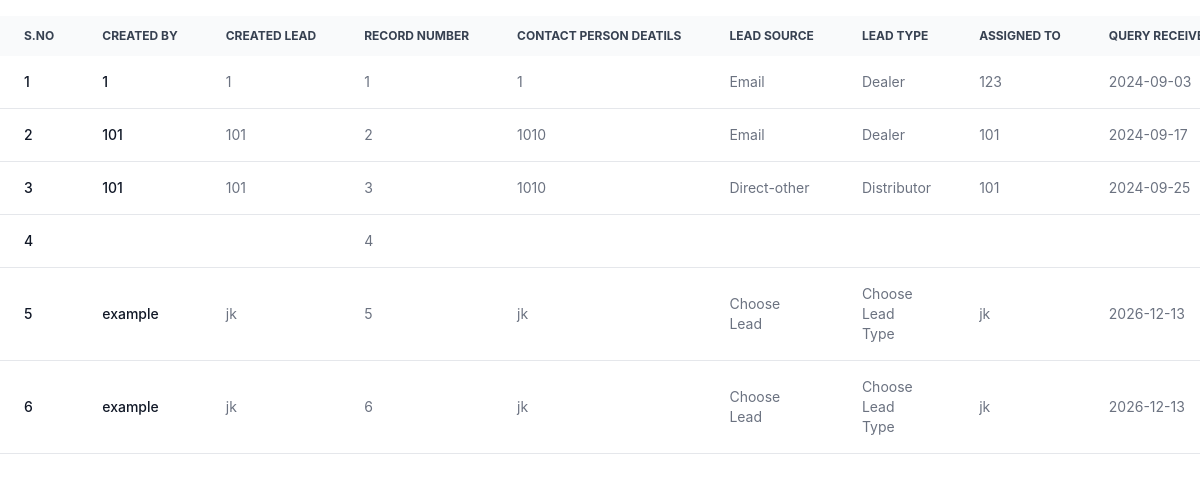
Screenshot of /printer_detail-main/query_report.php (signed in) with the database file from the repository.
### tables this page shows
CREATE TABLE `create_query_form` (
  `record_no` int NOT NULL AUTO_INCREMENT,
  `created_by` varchar(45) DEFAULT NULL,
  `created_lead` varchar(45) DEFAULT NULL,
  `contact_person_details` varchar(45) DEFAULT NULL,
  `lead_source` varchar(45) DEFAULT NULL,
  `lead_type` varchar(45) DEFAULT NULL,
  `assigned_to` varchar(45) DEFAULT NULL,
  `query_received_date` varchar(45) DEFAULT NULL,
  `query_start_date` varchar(45) DEFAULT NULL,
  `query_end_date` varchar(45) DEFAULT NULL,
  `follow_up` varchar(45) DEFAULT NULL,
  `re_query` varchar(45) DEFAULT NULL,
  `re_query_closure_date` varchar(45) DEFAULT NULL,
  `re_query_end_date` varchar(45) DEFAULT NULL,
  `status` varchar(45) DEFAULT NULL,
  PRIMARY KEY (`record_no`)
);

### printer_detail-main/query_report.php (the view, shortened to what this page needs)
<?php
            include("./dbconnection/db.php");
        $sql = "SELECT * FROM for_office.create_query_form;";
        $result = mysqli_query($con,$sql);
?>
<!DOCTYPE html>
<html lang="en">
<head>
    <link href="https://cdn.jsdelivr.net/npm/flowbite@2.5.1/dist/flowbite.min.css" rel="stylesheet" />
</head>
<body>
    <div class="relative overflow-x-auto mt-4 mb-5 ">
        <table class="w-full text-sm text-left rtl:text-right text-gray-500 dark:text-gray-400 ">
            <thead class="text-xs text-gray-700 whitespace-nowrap uppercase bg-gray-50 dark:bg-gray-700 dark:text-gray-400">
                <tr>
                    <th scope="col" class="px-6 py-3">
                        S.No
                    </th>
                    <th scope="col" class="px-6 py-3">
                        Created By
                    </th>
                    <th scope="col" class="px-6 py-3">
                        Created Lead
                    </th>
                    <th scope="col" class="px-6 py-3">
                        Record Number
                    </th>
                    <th scope="col" class="px-6 py-3">
                        Contact Person Deatils
                    </th>
                    <th scope="col" class="px-6 py-3">
                        Lead Source
                    </th>
                    <th scope="col" class="px-6 py-3">
                        Lead Type
                    </th>
                    <th scope="col" class="px-6 py-3">
                        Assigned To
                    </th>
                    <th scope="col" class="px-6 py-3">
                        Query Received Date
                    </th>
                </tr>
            </thead>
            <tbody>
            <?php
                        $i = 0;
                    while ($row = mysqli_fetch_assoc($result)) {
                        $i++;
?>
                <tr class="bg-white border-b dark:bg-g  ray-800 dark:border-gray-700">
                    <th scope="row" class="px-6 py-4 font-medium text-gray-900 whitespace-nowrap dark:text-white">
                        <?php echo   $i;  ?>
                    </th>
                    <th scope="row" class="px-6 py-4 font-medium text-gray-900 whitespace-nowrap dark:text-white">
                        <?php echo  $row['created_by'] ?>
                    </th>
                    <td class="px-6 py-4">
                        <?php echo  $row['created_lead'] ?>
                    </td>
                    <td class="px-6 py-4">
                        <?php echo  $row['record_no'] ?>
                    </td>
                    <td class="px-6 py-4">
                          <?php echo  $row['contact_person_details'] ?>
                    </td>
                    <td class="px-6 py-4">
                        <?php echo  $row['lead_source'] ?>
                    </td>
                    <td class="px-6 py-4">
                        <?php echo  $row['lead_type'] ?>
                    </td>
                    <td class="px-6 py-4">
                        <?php echo  $row['assigned_to'] ?>
                    </td>
                    <td class="px-6 py-4">
                        <?php echo  $row['query_received_date'] ?>
                    </td>
                </tr>
                <?php
                    }
?>
            </tbody>
        </table>
    </div>
</body>
</html>

### rows the page displays
create_query_form: created_by "1", created_lead "1", record_no "1", contact_person_details "1", lead_source "Email", lead_type "Dealer", assigned_to "123", query_received_date "2024-09-03"
create_query_form: created_by "101", created_lead "101", record_no "2", contact_person_details "1010", lead_source "Email", lead_type "Dealer", assigned_to "101", query_received_date "2024-09-17"
create_query_form: created_by "101", created_lead "101", record_no "3", contact_person_details "1010", lead_source "Direct-other", lead_type "Distributor", assigned_to "101", query_received_date "2024-09-25"
create_query_form: record_no "4"
create_query_form: created_by "example", created_lead "jk", record_no "5", contact_person_details "jk", lead_source "Choose Lead", lead_type "Choose Lead Type", assigned_to "jk", query_received_date "2026-12-13"
create_query_form: created_by "example", created_lead "jk", record_no "6", contact_person_details "jk", lead_source "Choose Lead", lead_type "Choose Lead Type", assigned_to "jk", query_received_date "2026-12-13"
